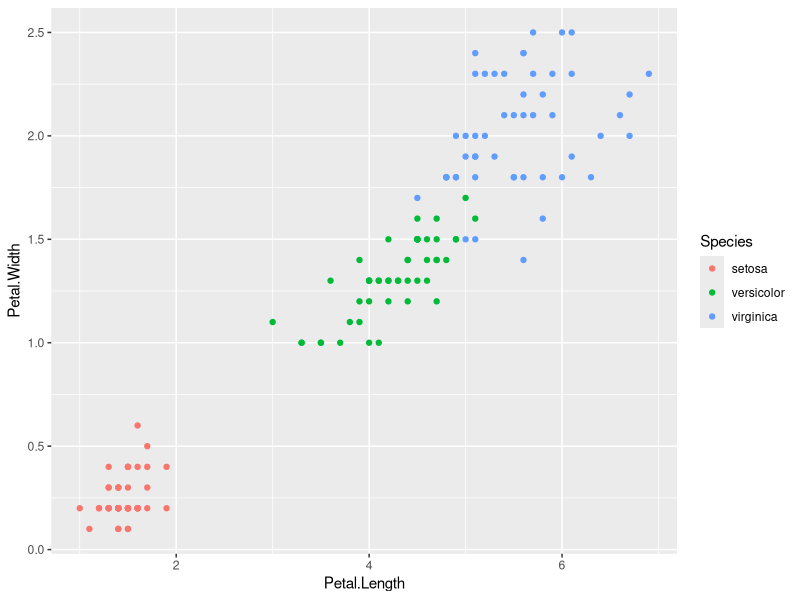
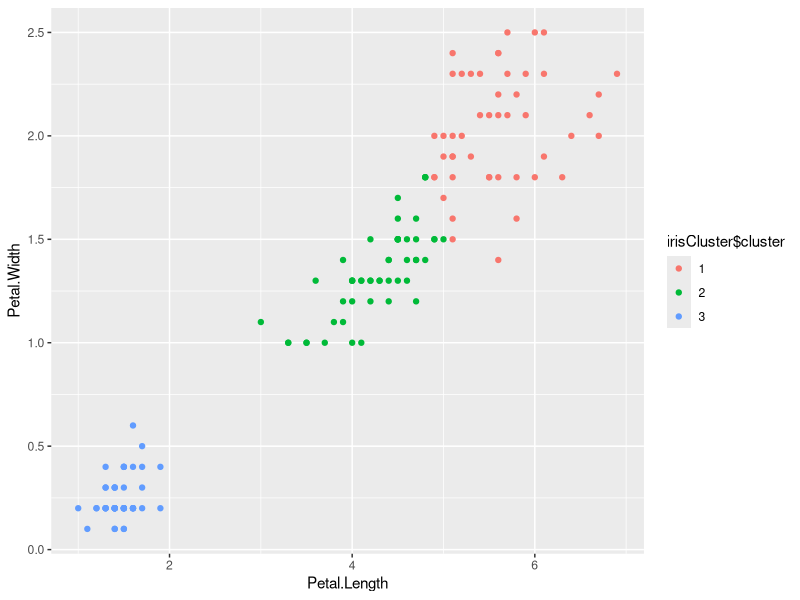

Here is the R script that generated these plots, in order:
#Clustering

# import data set

library(datasets)

# it will display heading of the data wtih initial rows 
head(iris)
names(iris)

#import ggplot library to plot the dataset
library(ggplot2)
ggplot(iris, aes(Petal.Length, Petal.Width,color = Species)) + geom_point()


# set the point on initial seed
set.seed(15)

# create k-Means Cluster for iris data set
irisCluster <- kmeans(iris[,3:4], 3, nstart = 15)


irisCluster



# print the values in tabular form
table(irisCluster$cluster, iris$Species)


irisCluster$cluster <- as.factor(irisCluster$cluster)

# plot cluster using K-Means model
ggplot(iris, aes(Petal.Length, Petal.Width, color = irisCluster$cluster)) + geom_point()
